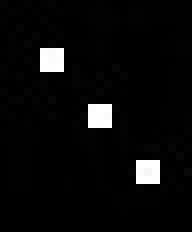
%> input picture images/dados/3.jpg, 24 x 29 px (shown 8 times larger)
$ octave point3.m   (GNU Octave 9; MATLAB toolbox functions it lacks are replaced by stand-ins)
%> lines starting %> are read from the running program, lines starting %| are printed output that depends on the picture; in (x1, y1, x2, y2) boxes, pixels count from 0 and x2, y2 are one past the last pixel; in counts of white or black regions, pixels touching at a corner belong together; the program's own positions count from 1
clear all;
clc;

ImageOriginal = imread('./../images/dados/3.jpg');
%> ImageOriginal is the input picture: size 29x24x3 uint8; min 0, max 255, mean 10.6
BW = im2bw(ImageOriginal,0.5);
%> BW: size 29x24 logical; 3.9% white in thin lines or dots, all inside (x1, y1, x2, y2) = (5, 6, 20, 23)
[x,y] = size(BW);
%> x = 29; y = 24
ImageLabel = zeros(x,y);
label = 1;

for i = 1 : size(BW,1)
    [fila,columna]=find(BW(i,:)==1);
    if size(columna) > 0
        for j = 1 : length(columna)
            if i > 1
                if columna(1) == 1
                    if BW(i,columna(j)-1) == 1
                       ImageLabel(i,columna(j))=ImageLabel(i,columna(j)-1);
                       label = label + 1;
                    end
                else
                    if BW(i,columna(j)-1) == 1
                       ImageLabel(i,columna(j))=ImageLabel(i,columna(j)-1);
                       label = label + 1;
                    elseif BW(i-1,columna(j)) == 1
                       ImageLabel(i,columna(j))=ImageLabel(i-1,columna(j));
                       label = label + 1;
                    else
                       ImageLabel(i,columna(j))=label;
                    end
                end
            else
                if columna(1) == 1
                    ImageLabel(i,columna(j))=label;
                    label = label + 1;
                else
                    if BW(i, columna(j)-1) == 1
                      ImageLabel(i,columna(j))=ImageLabel(i, columna(j)-1);
                       label = label + 1;
                    end
                end
            end
        end
    end
end
%> this loop made 29 passes
%> columna on passes 7, 8, 9, 14, 15, 16, 21, 22, 23: [6 7 8], [6 7 8], [6 7 8], [12 13 14], [12 13 14], [12 13 14], [18 19 20], [18 19 20], [18 19 20]
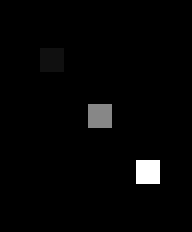
%> ImageLabel: size 29x24 double (shown 8 times larger); min 0, max 17, mean 0.349; drawn with min black and max white
%> after the loop, label = 25

NumberObject = unique(ImageLabel);
%> NumberObject = [0; 1; 9; 17]
counter = 0;

for k = 1 : length(NumberObject)
    if NumberObject(k) ~= 0
        counter = counter + 1;
    end
end
%> this loop made 4 passes

X = sprintf('El n鷐ero de objetos es: %d',counter);
%> X = 'El n鷐ero de objetos es: 3'
disp(X);
%| El n鷐ero de objetos es: 3
